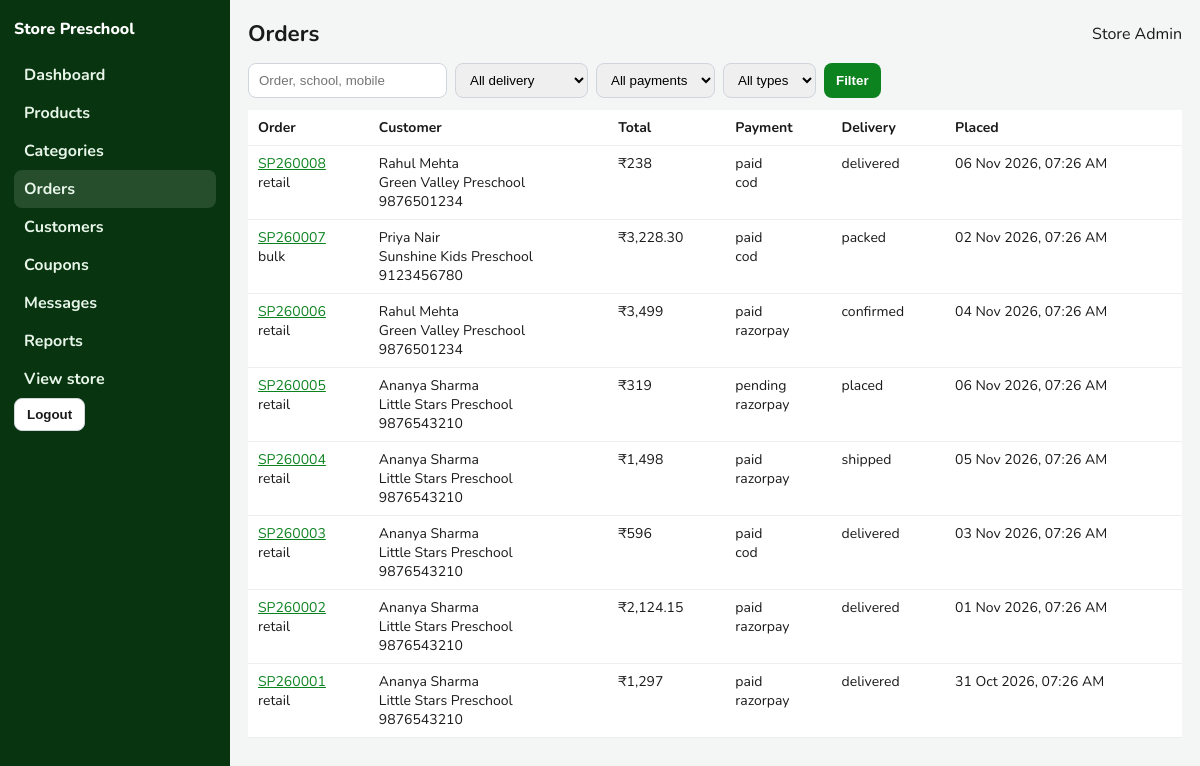
The app's page /admin/orders.php (signed in) with its own data.
### tables this page shows
CREATE TABLE users (
    id INT UNSIGNED AUTO_INCREMENT PRIMARY KEY,
    name VARCHAR(120) NOT NULL,
    email VARCHAR(160) NOT NULL,
    phone VARCHAR(15) NOT NULL,
    password_hash VARCHAR(255) NOT NULL,
    role ENUM('customer', 'admin') NOT NULL DEFAULT 'customer',
    school_name VARCHAR(180) NULL,
    address VARCHAR(500) NULL,
    city VARCHAR(80) NULL,
    pincode VARCHAR(10) NULL,
    is_active TINYINT(1) NOT NULL DEFAULT 1,
    created_at TIMESTAMP NOT NULL DEFAULT CURRENT_TIMESTAMP,
    UNIQUE KEY uniq_email (email)
);

CREATE TABLE orders (
    id INT UNSIGNED AUTO_INCREMENT PRIMARY KEY,
    order_number VARCHAR(20) NOT NULL,
    user_id INT UNSIGNED NULL,
    order_type ENUM('retail', 'bulk') NOT NULL DEFAULT 'retail',
    customer_name VARCHAR(120) NOT NULL,
    email VARCHAR(160) NOT NULL,
    school_name VARCHAR(180) NOT NULL,
    mobile VARCHAR(15) NOT NULL,
    address VARCHAR(500) NOT NULL,
    city VARCHAR(80) NOT NULL,
    pincode VARCHAR(10) NOT NULL,
    notes VARCHAR(500) NULL,
    subtotal DECIMAL(10,2) NOT NULL,
    discount DECIMAL(10,2) NOT NULL DEFAULT 0,
    coupon_code VARCHAR(40) NULL,
    delivery_fee DECIMAL(10,2) NOT NULL DEFAULT 0,
    total DECIMAL(10,2) NOT NULL,
    payment_method ENUM('razorpay', 'cod') NOT NULL,
    payment_status ENUM('pending', 'paid', 'failed', 'refunded') NOT NULL DEFAULT 'pending',
    razorpay_order_id VARCHAR(64) NULL,
    razorpay_payment_id VARCHAR(64) NULL,
    delivery_status ENUM('placed', 'confirmed', 'packed', 'shipped', 'out_for_delivery', 'delivered', 'cancelled') NOT NULL DEFAULT 'placed',
    stock_deducted TINYINT(1) NOT NULL DEFAULT 0,
    created_at TIMESTAMP NOT NULL DEFAULT CURRENT_TIMESTAMP,
    UNIQUE KEY uniq_order_number (order_number),
    KEY idx_user (user_id),
    KEY idx_status (payment_status, delivery_status),
    KEY idx_created (created_at),
    CONSTRAINT fk_orders_user FOREIGN KEY (user_id) REFERENCES users (id) ON DELETE SET NULL
);

### includes/functions.php (called while the page is built, shortened)
<?php
function e(mixed $value): string
{
    return htmlspecialchars((string) $value, ENT_QUOTES | ENT_SUBSTITUTE, 'UTF-8');
}
function url(string $path = ''): string
{
    $base = rtrim(BASE_URL, '/');
    if ($path === '') {
        return $base === '' ? '/' : $base . '/';
    }
    return ($base === '' ? '' : $base) . '/' . ltrim($path, '/');
}
function money(mixed $amount): string
{
    $amount = round((float) $amount, 2);
    $hasPaise = abs($amount - floor($amount)) > 0.001;
    return '₹' . number_format($amount, $hasPaise ? 2 : 0);
}
function when(?string $timestamp): string
{
    $time = strtotime($timestamp);
    return $time ? date('d M Y, h:i A', $time) : $timestamp;
}
function current_user(): ?array
{
    static $loaded = false;
    static $user = null;
    if ($loaded) {
        return $user;
    }
    $loaded = true;
    $stmt = db()->prepare('SELECT * FROM users WHERE id = ? LIMIT 1');
    $stmt->execute([(int) $_SESSION['user_id']]);
    $row = $stmt->fetch();
    $user = $row;
    return $user;
}
function require_admin(): void
{
    $user = current_user();
}

### config/database.php (called while the page is built, shortened)
<?php
function db(): PDO
{
    static $pdo = null;
    if ($pdo instanceof PDO) {
        return $pdo;
    }
    $dsn = sprintf(
        'mysql:host=%s;port=%d;dbname=%s;charset=%s',
        DB_HOST,
        DB_PORT,
        DB_NAME,
        DB_CHARSET
    );
    $pdo = new PDO($dsn, DB_USER, DB_PASS, [
        PDO::ATTR_ERRMODE => PDO::ERRMODE_EXCEPTION,
        PDO::ATTR_DEFAULT_FETCH_MODE => PDO::FETCH_ASSOC,
        PDO::ATTR_EMULATE_PREPARES => false,
    ]);
    return $pdo;
}

### admin/orders.php (the view, shortened to what this page needs)
<?php
require_once __DIR__ . '/../includes/init.php';
require_admin();
$q = mb_substr(trim((string) ($_GET['q'] ?? '')), 0, 40);
$type = (string) ($_GET['type'] ?? '');
$sql = 'SELECT * FROM orders WHERE 1 = 1';
$params = [];
$sql .= ' ORDER BY id DESC LIMIT 200';
$stmt = db()->prepare($sql);
$stmt->execute($params);
$orders = $stmt->fetchAll();
$pageTitle = 'Orders';
$active = 'orders';
require __DIR__ . '/includes/header.php';
?>
<form class="filters" method="get">
    <input name="q" value="<?= e($q) ?>" placeholder="Order, school, mobile">
    <select name="delivery"><option value="">All delivery</option></select>
    <select name="payment"><option value="">All payments</option></select>
    <select name="type"><option value="">All types</option><option value="retail"<?= $type === 'retail' ? ' selected' : '' ?>>Retail</option><option value="bulk"<?= $type === 'bulk' ? ' selected' : '' ?>>Bulk</option></select>
    <button class="btn" type="submit">Filter</button>
</form>
<div class="table-wrap">
    <table>
        <thead><tr><th>Order</th><th>Customer</th><th>Total</th><th>Payment</th><th>Delivery</th><th>Placed</th></tr></thead>
        <tbody>
        <?php foreach ($orders as $order): ?>
            <tr>
                <td><a href="order.php?no=<?= e(rawurlencode($order['order_number'])) ?>"><?= e($order['order_number']) ?></a><br><?= e($order['order_type']) ?></td>
                <td><?= e($order['customer_name']) ?><br><?= e($order['school_name']) ?><br><?= e($order['mobile']) ?></td>
                <td><?= money($order['total']) ?></td>
                <td><?= e($order['payment_status']) ?><br><?= e($order['payment_method']) ?></td>
                <td><?= e(str_replace('_', ' ', $order['delivery_status'])) ?></td>
                <td><?= e(when($order['created_at'])) ?></td>
            </tr>
        <?php endforeach; ?>
        </tbody>
    </table>
</div>
<?php require __DIR__ . '/includes/footer.php'; ?>

### admin/includes/header.php (shortened to what this page needs)
<?php
$active = $active ?? '';
$pageTitle = $pageTitle ?? 'Admin';
$adminUser = current_user();
$unreadMessages = (int) db()->query('SELECT COUNT(*) FROM messages WHERE is_read = 0')->fetchColumn();
$links = [
    'dashboard' => ['Dashboard', 'index.php'],
    'products' => ['Products', 'products.php'],
    'categories' => ['Categories', 'categories.php'],
    'orders' => ['Orders', 'orders.php'],
    'customers' => ['Customers', 'customers.php'],
    'coupons' => ['Coupons', 'coupons.php'],
    'messages' => ['Messages' . ($unreadMessages ? ' (' . $unreadMessages . ')' : ''), 'messages.php'],
    'reports' => ['Reports', 'reports.php'],
];
?>
<!doctype html>
<html lang="en">
<head>
    <link href="<?= e(url('assets/css/admin.css')) ?>" rel="stylesheet">
</head>
<body>
<div class="admin-shell">
    <aside class="side" id="side">
        <div class="brand">Store Preschool</div>
        <?php foreach ($links as $key => [$label, $href]): ?>
            <a class="<?= $active === $key ? 'on' : '' ?>" href="<?= e($href) ?>"><?= e($label) ?></a>
        <?php endforeach; ?>
        <a href="<?= e(url()) ?>">View store</a>
        <form method="post" action="logout.php"><?= csrf_field() ?><button class="btn alt" type="submit">Logout</button></form>
    </aside>
    <div class="admin-main">
        <div class="top">
            <div>
                <h1 style="display:inline;font-size:1.4rem;margin:0"><?= e($pageTitle) ?></h1>
            </div>
            <span><?= e($adminUser['name'] ?? '') ?></span>
        </div>

### assets/css/admin.css (style rules this page uses)
body { margin: 0; background: #f4f6f5; color: #1a1a1a; font-family: Nunito, "Segoe UI", sans-serif; }
a { color: #0c831f; }
.admin-shell { display: grid; grid-template-columns: 230px 1fr; min-height: 100vh; }
.side { background: #08340f; color: #fff; padding: 18px 14px; }
.side a { color: #e8f6ea; text-decoration: none; display: block; padding: 8px 10px; border-radius: 8px; font-weight: 700; }
.side a.on, .side a:hover { background: rgba(255,255,255,.12); }
.brand { font-weight: 800; margin-bottom: 16px; }
.admin-main { padding: 18px; }
.top { display: flex; justify-content: space-between; gap: 12px; align-items: center; margin-bottom: 14px; }
.table-wrap { overflow-x: auto; }
table { width: 100%; border-collapse: collapse; background: #fff; }
th, td { padding: 8px 10px; border-bottom: 1px solid #eee; text-align: left; vertical-align: top; font-size: 14px; }
.filters { display: flex; gap: 8px; flex-wrap: wrap; margin-bottom: 12px; }
input, select, textarea { border: 1px solid #d0d5dd; border-radius: 8px; padding: 8px 10px; }
.btn { border: 0; background: #0c831f; color: #fff; border-radius: 8px; padding: 8px 12px; font-weight: 800; text-decoration: none; display: inline-block; }
.btn.alt { background: #fff; color: #1a1a1a; border: 1px solid #d0d5dd; }

### records on screen
users: name "Store Admin"
orders: order_number "SP260008", order_type "retail", customer_name "Rahul Mehta", school_name "Green Valley Preschool", mobile "9876501234", total "₹238", payment_status "paid", payment_method "cod", delivery_status "delivered", created_at "06 Nov 2026, 07:26 AM"
orders: order_number "SP260007", order_type "bulk", customer_name "Priya Nair", school_name "Sunshine Kids Preschool", mobile "9123456780", total "₹3,228.30", payment_status "paid", payment_method "cod", delivery_status "packed", created_at "02 Nov 2026, 07:26 AM"
orders: order_number "SP260006", order_type "retail", customer_name "Rahul Mehta", school_name "Green Valley Preschool", mobile "9876501234", total "₹3,499", payment_status "paid", payment_method "razorpay", delivery_status "confirmed", created_at "04 Nov 2026, 07:26 AM"
orders: order_number "SP260005", order_type "retail", customer_name "Ananya Sharma", school_name "Little Stars Preschool", mobile "9876543210", total "₹319", payment_status "pending", payment_method "razorpay", delivery_status "placed", created_at "06 Nov 2026, 07:26 AM"
orders: order_number "SP260004", order_type "retail", customer_name "Ananya Sharma", school_name "Little Stars Preschool", mobile "9876543210", total "₹1,498", payment_status "paid", payment_method "razorpay", delivery_status "shipped", created_at "05 Nov 2026, 07:26 AM"
orders: order_number "SP260003", order_type "retail", customer_name "Ananya Sharma", school_name "Little Stars Preschool", mobile "9876543210", total "₹596", payment_status "paid", payment_method "cod", delivery_status "delivered", created_at "03 Nov 2026, 07:26 AM"
orders: order_number "SP260002", order_type "retail", customer_name "Ananya Sharma", school_name "Little Stars Preschool", mobile "9876543210", total "₹2,124.15", payment_status "paid", payment_method "razorpay", delivery_status "delivered", created_at "01 Nov 2026, 07:26 AM"
orders: order_number "SP260001", order_type "retail", customer_name "Ananya Sharma", school_name "Little Stars Preschool", mobile "9876543210", total "₹1,297", payment_status "paid", payment_method "razorpay", delivery_status "delivered", created_at "31 Oct 2026, 07:26 AM"

### other values on screen
$label "Dashboard"
$label "Products"
$label "Categories"
$label "Orders"
$label "Customers"
$label "Coupons"
$label "Messages"
$label "Reports"
$pageTitle "Orders"
